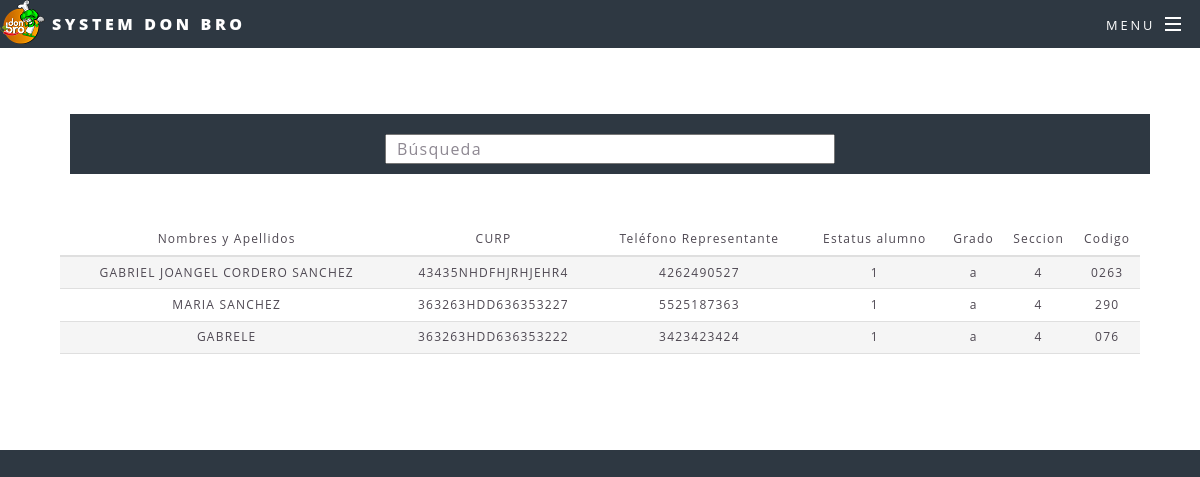
/Pantalla_consulta_alumno.php, run on an earlier commit of the app's database.
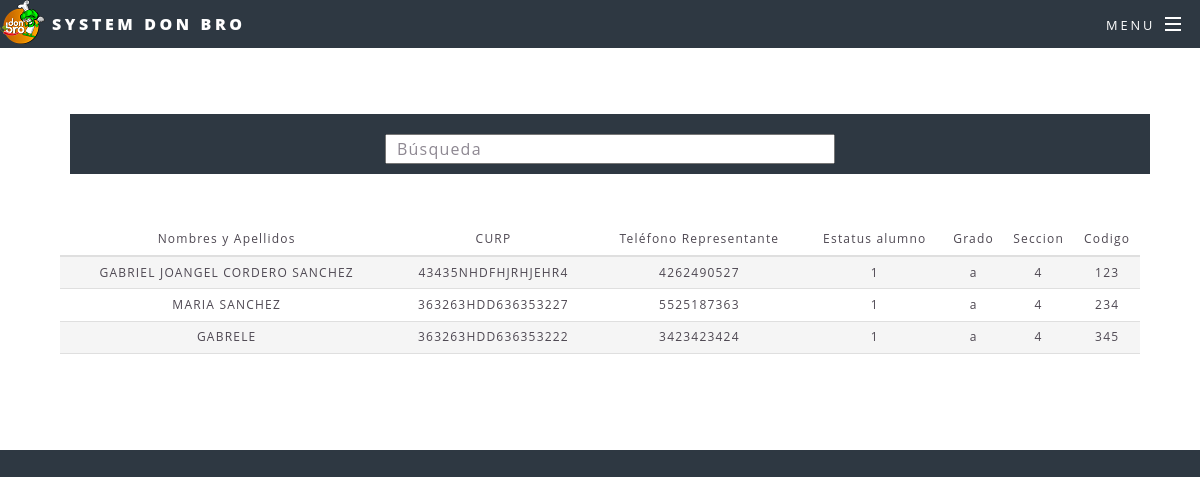
And on a later commit of the database.
### tables this page shows
CREATE TABLE `tabla_alumno` (
  `id_alumno` int(10) NOT NULL,
  `nombre_alumno` varchar(50) DEFAULT NULL,
  `curp_alumno` varchar(50) DEFAULT NULL,
  `celular_alumno` varchar(50) DEFAULT NULL,
  `estatus_alumno` varchar(50) DEFAULT NULL,
  `seccion_alumno` varchar(10) DEFAULT NULL,
  `grado_alumno` varchar(10) DEFAULT NULL,
  `codigo` varchar(10) DEFAULT NULL
);

### Pantalla_consulta_alumno.php (the view, shortened to what this page needs)
<?php
  $conexion=mysqli_connect('localhost','root','','servidor.cobro');
  $sql="SELECT *FROM tabla_alumno ORDER BY grado_alumno ASC ,seccion_alumno ASC ";
  $stmt1 = mysqli_query($conexion, $sql);
?>
<!DOCTYPE HTML>
<html>
	<head>
		<link rel="stylesheet" href="assets/css/main.css" />
      </head>
	<form id="frmajax" method="post" >
      <div id="page-wrapper">
      <header id="header">
            <img name="imagen" src="images/logo.png" >
            <h1><a>System Don BRO</a></h1>
            <nav id="nav">
              <ul>
                <li class="special">
                  <a href="#menu" class="menuToggle"><span>Menu</span></a>
                </li>
              </ul>
            </nav>
          </header>
<article id="main">
			<section class="wrapper style5" >
        <div class="inner">
  <center>
  <div class="derecha" id="buscar"><input  maxlength="20" type="search" class="light-table-filter" data-table="order-table" placeholder="Búsqueda "></div>
  </center>
  <div class="datagrid">
    <table class="order-table table">
      <thead>
        <tr class="titulo">
           <td>
              Nombres y Apellidos
           </td>
           <td>
              CURP
           </td>
           <td >
              Teléfono Representante
           </td>
           <td>
              Estatus alumno
           </td>
           <td>
              Grado
           </td>
           <td>
              Seccion
           </td>
           <td>
              Codigo
          </td>
        </tr>
      </thead>
  <?PHP while( $row=mysqli_fetch_array($stmt1, MYSQLI_NUM)) {?>
  <tr>
    <td><?php echo $row['1']; ?></td>
    <td><?php echo $row['2']; ?></td>
    <td><?php echo $row['3']; ?></td>
    <td><?php echo $row['4']; ?></td>
    <td><?php echo $row['6']; ?></td>
    <td><?php echo $row['5']; ?></td>
    <td><?php echo $row['7']; ?></td>
  </tr>
  <?PHP }?>
 </table>
					</article>
			</div>
	</body>
</html>

### Pantalla_consulta_alumno.php (style rules this page uses)
table td { padding: 0.2em 0.2em; font-size: 12px; text-align: center; }
#buscar { width: 100%; font-size: 20px; color: #2e3842; background: #2e3842 ; padding-left: 20px ; border-radius: 0px; padding: 10px; margin:10px; }
input[type="search"] { width: 450px; height: 30px; margin-left: 0px; margin-top: 10px; padding-left: 10px; outline: none; font-size: 0.8em; color: #2e3842; }

What changed in the data, as far as the page shows it:
changed tabla_alumno "GABRIEL JOANGEL CORDERO SANCHEZ": codigo "0263" → "123"
changed tabla_alumno "MARIA SANCHEZ": codigo "290" → "234"
changed tabla_alumno "GABRELE": codigo "076" → "345"
